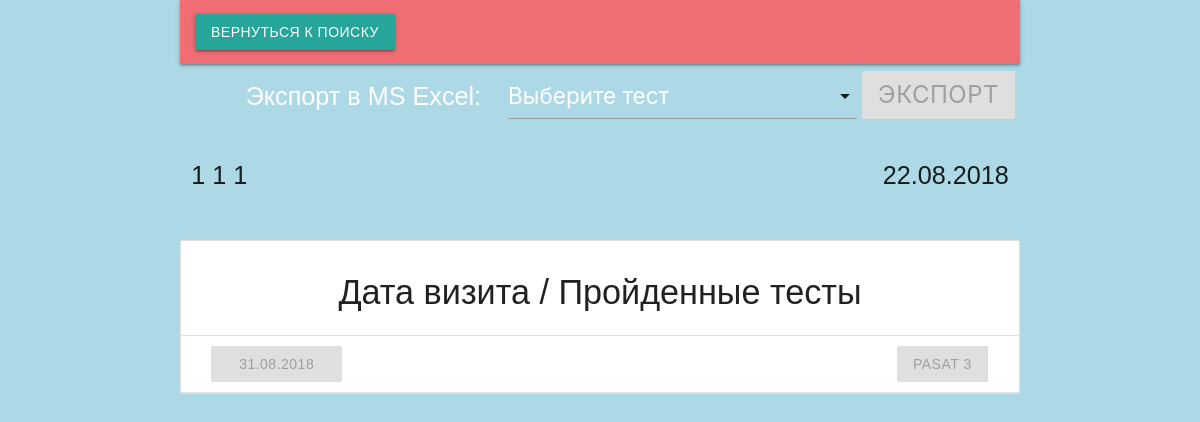
The page /patient/11 on the database its author committed.
### models.py (models this page shows, shortened)
class Person(db.Model):
    __tablename__ = 'person'
    id = db.Column(db.Integer, primary_key=True)
    fname = db.Column(db.String(30), nullable=False)
    sname = db.Column(db.String(30), nullable=False)
    lname = db.Column(db.String(30), nullable=False)
    type = db.Column(db.String(50))
    __mapper_args__ = {
        'polymorphic_on' : type,
        'polymorphic_identity' : 'person'
    }

class Patient(Person):
    id = db.Column(db.Integer, db.ForeignKey('person.id'), primary_key=True)
    birth_date = db.Column(db.DateTime,default=None, nullable=False)
    sex = db.Column(db.Boolean, nullable=False)
    __mapper_args__ = {
        'polymorphic_identity':'patient'
    }

class Visit(db.Model):
    __tablename__ = 'visit'
    id = db.Column(db.Integer, primary_key=True)
    patient_id = db.Column(db.Integer, db.ForeignKey('patient.id'))
    doctor_id = db.Column(db.Integer, db.ForeignKey('patient.id'))
    visit_date = db.Column(db.DateTime, nullable=False, default=datetime.utcnow)

class BasicTest(db.Model):
    __tablename__ = 'basic_test'
    id = db.Column(db.Integer, primary_key=True)
    visit_id = db.Column(db.Integer, db.ForeignKey('visit.id'), nullable=False)
    screenshot_path = db.Column(db.String(), unique=True, nullable=False)
    type = db.Column(db.String(50))
    __mapper_args__ = {
        'polymorphic_identity' : 'basic_test',
        'polymorphic_on' : type
    }
    def __repr__(self):
        return 'Id: {0}, screen: {1}, type: {2}, visit_Id: {3}'.format(self.id, self.screenshot_path, self.type, self.visit_id)

class PASAT3(BasicTest):
    __tablename__ = 'PASAT 3'
    id = db.Column(db.Integer, db.ForeignKey('basic_test.id'), primary_key=True)
    form_type = db.Column(db.String(5))
    correct = db.Column(db.Integer)
    procent = db.Column(db.Float)
    __mapper_args__ = {
        'polymorphic_identity':'PASAT 3',
    }

class BasicTest(db.Model):
    __tablename__ = 'basic_test'
    id = db.Column(db.Integer, primary_key=True)
    visit_id = db.Column(db.Integer, db.ForeignKey('visit.id'), nullable=False)
    screenshot_path = db.Column(db.String(), unique=True, nullable=False)
    type = db.Column(db.String(50))
    __mapper_args__ = {
        'polymorphic_identity' : 'basic_test',
        'polymorphic_on' : type
    }
    def __repr__(self):
        return 'Id: {0}, screen: {1}, type: {2}, visit_Id: {3}'.format(self.id, self.screenshot_path, self.type, self.visit_id)

### app.py (the view)
@app.route('/patient/<patient_id>', methods=['GET','POST'])
def patient_view(patient_id):
    unique_tests = set()
    patient = Patient.query.get(patient_id)
    visits = Visit.query.filter_by(patient_id = patient_id).all()
    visit_tests = []
    for visit in visits:
        tests = []
        tests.append(visit)
        tests.append(BasicTest.query.filter_by(visit_id = visit.id).all())
        for test in tests[1]:
            unique_tests.add(test.type)
        print(unique_tests)
        visit_tests.append(tests)
    print(visit_tests, unique_tests)
    return render_template("patient_view.html", visit_tests = visit_tests, patient = patient, unique_tests = unique_tests)

### app.py (called while the page is built)
@app.after_request
def add_header(r):
    r.headers["Cache-Control"] = "no-cache, no-store, must-revalidate"
    r.headers["Pragma"] = "no-cache"
    r.headers["Expires"] = "0"
    r.headers['Cache-Control'] = 'public, max-age=0'
    return r

### templates/patient_view.html (shortened to what this page needs)
{% extends "basic.html" %}
{% block title %}
  <link rel="stylesheet" type=text/css href="{{ url_for('static', filename='css/materialize/materialize.min.css')}}">
{% endblock %}
{% block body %}
    <div class="container">
      <nav>
        <div class="nav-wrapper">
          <ul class="left">
            <li>
                <a class="btn waves-effect waves-light" href="{{ url_for('index')}}#test1">Вернуться к поиску</a>
            </li>
          </ul>
          <ul class="right">
            <li>
              <span class="flow-text pr-20">Экспорт в MS Excel:&nbsp;</span>
            </li>
            <li>
              <div class="input-field col s3 test-select">
                </div>
            </li>
            <li>
                <button class="flow-text btn disabled export-btn">Экспорт</button>
            </li>
          </ul>
        </div>
      </nav>
      <div class="row">
        <p id="patient_name" class="flow-text left-align col s8">{{ patient.sname }} {{ patient.fname }} {{ patient.lname }}</p>
        <p id="patient_birth_date" class="flow-text right-align col s4">{{ patient.birth_date.strftime('%d.%m.%Y') }}</p>
      </div>
      <ul class="collection with-header">
        <li class="collection-header"><h4>Дата визита / Пройденные тесты</h4></li>
        {% for visit,tests in visit_tests %}
        <li class="collection-item" data-visit="{{ visit.id }}">
          <div class="row mb-0">
            <a class="col s2 left-align btn disabled">
              {{ visit.visit_date.strftime('%d.%m.%Y') }}
            </a>
            <div class="col s9 offset-s1 right-align">
              {% for test in tests %}
                <a class="btn disabled">{{ test.type.split("(")[-1].split(")")[0] }}<a>
              {% endfor %}
            </div>
          </div>
          {% endfor %}
        </li>
      </ul>
    </div>
{% endblock %}

### static/css/style.css (style rules this page uses)
h2,h3,h4 { text-align: center; }
* { font-family: Trebuchet MS, palatino linotype, sans-serif; }
p { text-align: center; }

### static/css/styles.css (style rules this page uses)
.export-btn { margin-top: -5px; margin-left: 5px; margin-right: 5px; line-height: 48px; height: 48px; font-size: 24px; }
.mb-0 { margin-bottom: 0 !important; }
.pr-20 { padding-right: 20px; }
.test-select { margin: 9px 0 !important; }

### rows shown on the page
Person: sname "1", fname "1", lname "1"
Patient: birth_date "22.08.2018"
Visit: visit_date "31.08.2018"
PASAT3: type "PASAT 3"
